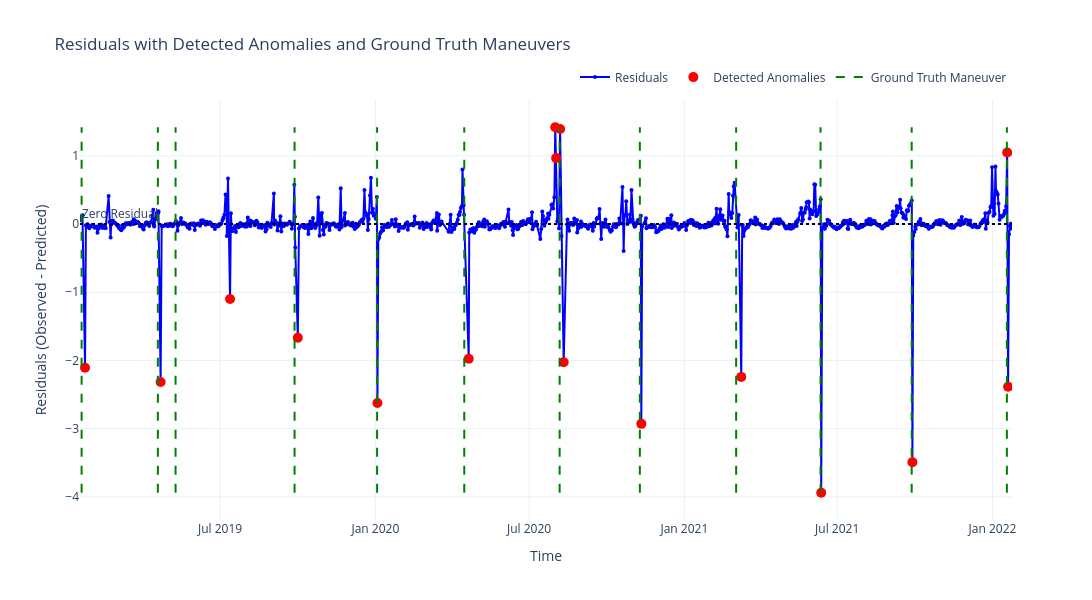

Notebook source saved alongside this figure:
### Markdown cell above
### Residuals with detected anomaly and ground truth maneuver

### Code cell
# Residual range for drawing maneuver lines
residuals_min = df_result["residuals"].min()
residuals_max = df_result["residuals"].max()

# Create figure
fig = go.Figure()

# Residuals
fig.add_trace(go.Scatter(
    x=df_result.index,
    y=df_result["residuals"],
    mode='lines+markers',
    name='Residuals',
    marker=dict(size=4),
    line=dict(color='blue')
))

#  Detected Anomalies
fig.add_trace(go.Scatter(
    x=df_result[df_result["anomaly"]].index,
    y=df_result[df_result["anomaly"]]["residuals"],
    mode='markers',
    name='Detected Anomalies',
    marker=dict(color='red', size=10, symbol='circle'),
    hovertemplate='Anomaly Date: %{x|%Y-%m-%d}<br>Residual: %{y:.4f}'
))

# Ground Truth Maneuver Lines
for _, row in ground_truth_df_test.iterrows():
    maneuver_date = row["Start_Timestamp"]
    fig.add_trace(go.Scatter(
        x=[maneuver_date, maneuver_date],
        y=[residuals_min, residuals_max],
        mode='lines',
        line=dict(color='green', dash='dash'),
        name='Ground Truth Maneuver',
        hoverinfo='text',
        text=[f"Maneuver Date: {maneuver_date.strftime('%Y-%m-%d')}"] * 2,
        showlegend=False
    ))
fig.add_trace(go.Scatter(
    x=[None],
    y=[None],
    mode='lines',
    line=dict(color='green', dash='dash'),
    name='Ground Truth Maneuver'
))
fig.add_hline(
    y=0,
    line_dash="dot",
    line_color="black",
    annotation_text="Zero Residual",
    annotation_position="top left"
)
fig.update_layout(
    title='Residuals with Detected Anomalies and Ground Truth Maneuvers',
    xaxis_title='Time',
    yaxis_title='Residuals (Observed - Predicted)',
    template='plotly_white',
    width=1400,
    height=600,
    legend=dict(
        orientation="h",
        yanchor="bottom",
        y=1.02,
        xanchor="right",
        x=1
    ),
    xaxis_range=[df_result.index.min(), df_result.index.max()]
)

fig.show()

### Figure 1 — Plotly figure (JSON) as saved in the notebook; plotly's stock layout.template omitted (floating-point values rounded to 4 significant figures; data arrays with more than 128 entries replaced by an {"elided": "..."} marker saying what was removed)
{"data": [{"line": {"color": "blue"}, "marker": {"size": 4}, "mode": "lines+markers", "name": "Residuals", "type": "scatter", "x": {"elided": "1050 str values"}, "y": {"elided": "1050 float values"}}, {"hovertemplate": "Anomaly Date: %{x|%Y-%m-%d}<br>Residual: %{y:.4f}", "marker": {"color": "red", "size": 10, "symbol": "circle"}, "mode": "markers", "name": "Detected Anomalies", "type": "scatter", "x": ["2019-01-22T02:10:43.620959+00:00", "2019-04-21T14:39:28.064735+00:00", "2019-07-12T21:05:32.589888+00:00", "2019-10-01T03:15:57.591935+00:00", "2020-01-03T11:05:33.814751+00:00", "2020-04-20T14:16:42.795264+00:00", "2020-08-01T01:49:55.382016+00:00", "2020-08-02T03:41:42.695231+00:00", "2020-08-06T19:39:58.518720+00:00", "2020-08-11T01:17:58.007040+00:00", "2020-11-11T01:01:42.704832+00:00", "2021-03-09T09:09:42.494112+00:00", "2021-06-12T02:52:43.843296+00:00", "2021-09-28T03:25:47.565696+00:00", "2022-01-18T09:28:39.893951+00:00", "2022-01-19T11:18:53.603999+00:00"], "y": [-2.106, -2.317, -1.097, -1.666, -2.625, -1.974, 1.42, 0.9679, 1.394, -2.026, -2.93, -2.241, -3.94, -3.491, 1.05, -2.385]}, {"hoverinfo": "text", "line": {"color": "green", "dash": "dash"}, "mode": "lines", "name": "Ground Truth Maneuver", "showlegend": false, "text": ["Maneuver Date: 2022-01-18", "Maneuver Date: 2022-01-18"], "type": "scatter", "x": ["2022-01-18T01:00:00+00:00", "2022-01-18T01:00:00+00:00"], "y": [-3.94, 1.42]}, {"hoverinfo": "text", "line": {"color": "green", "dash": "dash"}, "mode": "lines", "name": "Ground Truth Maneuver", "showlegend": false, "text": ["Maneuver Date: 2021-09-27", "Maneuver Date: 2021-09-27"], "type": "scatter", "x": ["2021-09-27T07:00:00+00:00", "2021-09-27T07:00:00+00:00"], "y": [-3.94, 1.42]}, {"hoverinfo": "text", "line": {"color": "green", "dash": "dash"}, "mode": "lines", "name": "Ground Truth Maneuver", "showlegend": false, "text": ["Maneuver Date: 2021-06-11", "Maneuver Date: 2021-06-11"], "type": "scatter", "x": ["2021-06-11T08:00:00+00:00", "2021-06-11T08:00:00+00:00"], "y": [-3.94, 1.42]}, {"hoverinfo": "text", "line": {"color": "green", "dash": "dash"}, "mode": "lines", "name": "Ground Truth Maneuver", "showlegend": false, "text": ["Maneuver Date: 2021-03-03", "Maneuver Date: 2021-03-03"], "type": "scatter", "x": ["2021-03-03T08:30:00+00:00", "2021-03-03T08:30:00+00:00"], "y": [-3.94, 1.42]}, {"hoverinfo": "text", "line": {"color": "green", "dash": "dash"}, "mode": "lines", "name": "Ground Truth Maneuver", "showlegend": false, "text": ["Maneuver Date: 2020-11-09", "Maneuver Date: 2020-11-09"], "type": "scatter", "x": ["2020-11-09T07:00:00+00:00", "2020-11-09T07:00:00+00:00"], "y": [-3.94, 1.42]}, {"hoverinfo": "text", "line": {"color": "green", "dash": "dash"}, "mode": "lines", "name": "Ground Truth Maneuver", "showlegend": false, "text": ["Maneuver Date: 2020-08-06", "Maneuver Date: 2020-08-06"], "type": "scatter", "x": ["2020-08-06T07:00:00+00:00", "2020-08-06T07:00:00+00:00"], "y": [-3.94, 1.42]}, {"hoverinfo": "text", "line": {"color": "green", "dash": "dash"}, "mode": "lines", "name": "Ground Truth Maneuver", "showlegend": false, "text": ["Maneuver Date: 2020-04-15", "Maneuver Date: 2020-04-15"], "type": "scatter", "x": ["2020-04-15T07:00:00+00:00", "2020-04-15T07:00:00+00:00"], "y": [-3.94, 1.42]}, {"hoverinfo": "text", "line": {"color": "green", "dash": "dash"}, "mode": "lines", "name": "Ground Truth Maneuver", "showlegend": false, "text": ["Maneuver Date: 2020-01-03", "Maneuver Date: 2020-01-03"], "type": "scatter", "x": ["2020-01-03T01:00:00+00:00", "2020-01-03T01:00:00+00:00"], "y": [-3.94, 1.42]}, {"hoverinfo": "text", "line": {"color": "green", "dash": "dash"}, "mode": "lines", "name": "Ground Truth Maneuver", "showlegend": false, "text": ["Maneuver Date: 2019-09-27", "Maneuver Date: 2019-09-27"], "type": "scatter", "x": ["2019-09-27T07:00:00+00:00", "2019-09-27T07:00:00+00:00"], "y": [-3.94, 1.42]}, {"hoverinfo": "text", "line": {"color": "green", "dash": "dash"}, "mode": "lines", "name": "Ground Truth Maneuver", "showlegend": false, "text": ["Maneuver Date: 2019-05-09", "Maneuver Date: 2019-05-09"], "type": "scatter", "x": ["2019-05-09T08:00:00+00:00", "2019-05-09T08:00:00+00:00"], "y": [-3.94, 1.42]}, {"hoverinfo": "text", "line": {"color": "green", "dash": "dash"}, "mode": "lines", "name": "Ground Truth Maneuver", "showlegend": false, "text": ["Maneuver Date: 2019-04-18", "Maneuver Date: 2019-04-18"], "type": "scatter", "x": ["2019-04-18T08:30:00+00:00", "2019-04-18T08:30:00+00:00"], "y": [-3.94, 1.42]}, {"hoverinfo": "text", "line": {"color": "green", "dash": "dash"}, "mode": "lines", "name": "Ground Truth Maneuver", "showlegend": false, "text": ["Maneuver Date: 2019-01-18", "Maneuver Date: 2019-01-18"], "type": "scatter", "x": ["2019-01-18T01:00:00+00:00", "2019-01-18T01:00:00+00:00"], "y": [-3.94, 1.42]}, {"line": {"color": "green", "dash": "dash"}, "mode": "lines", "name": "Ground Truth Maneuver", "type": "scatter", "x": [null], "y": [null]}], "layout": {"annotations": [{"showarrow": false, "text": "Zero Residual", "x": 0, "xanchor": "left", "xref": "x domain", "y": 0, "yanchor": "bottom", "yref": "y"}], "height": 600, "legend": {"orientation": "h", "x": 1, "xanchor": "right", "y": 1.02, "yanchor": "bottom"}, "shapes": [{"line": {"color": "black", "dash": "dot"}, "type": "line", "x0": 0, "x1": 1, "xref": "x domain", "y0": 0, "y1": 0, "yref": "y"}], "title": {"text": "Residuals with Detected Anomalies and Ground Truth Maneuvers"}, "width": 1400, "xaxis": {"range": ["2019-01-16T03:10:27.697728+00:00", "2022-01-24T02:34:42.682079+00:00"], "title": {"text": "Time"}}, "yaxis": {"title": {"text": "Residuals (Observed - Predicted)"}}}}
